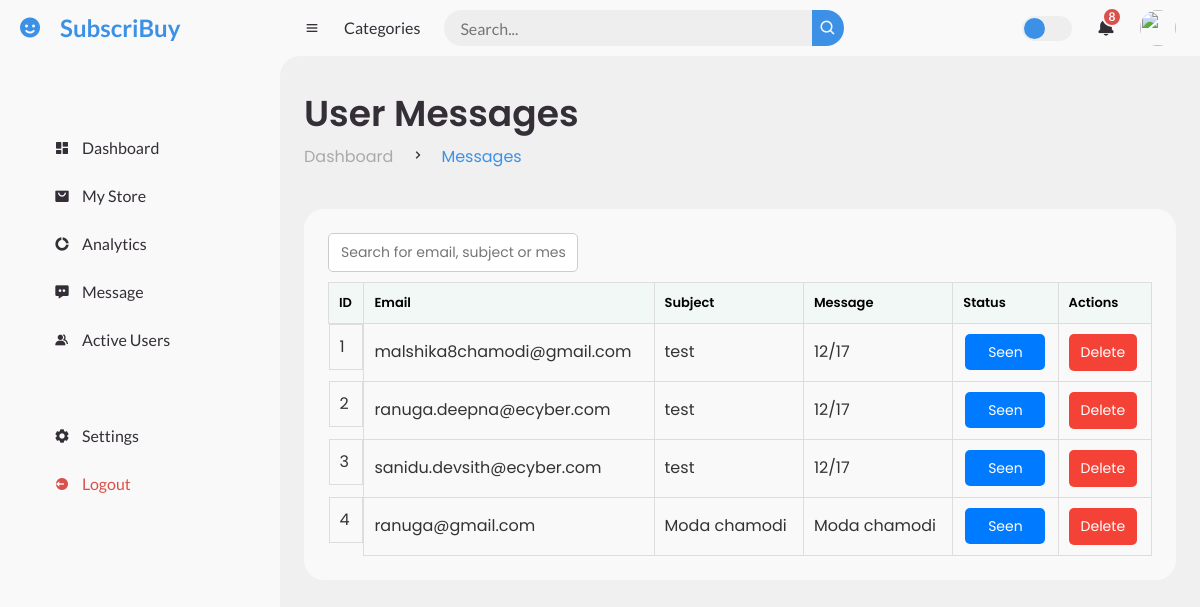
Page /admin/admin-messages.php on the committed database.
### tables this page shows
CREATE TABLE `contact` (
  `id` int(11) NOT NULL,
  `email` varchar(150) NOT NULL,
  `subject` varchar(100) NOT NULL,
  `message` varchar(250) NOT NULL,
  `seen` tinyint(1) DEFAULT 0
);

### admin/fetch_messages.php (the view, shortened to what this page needs)
<?php
include '../dbase.php';
$sql = "SELECT * FROM contact ORDER BY id DESC";
$result = $conn->query($sql);
?>
<input type="text" id="searchInput" onkeyup="searchTable()" placeholder="Search for email, subject or message..."
       style="width: 250px; padding: 8px 12px; border-radius: 5px; border: 1px solid #ccc; font-size: 14px;
       outline: none; transition: border-color 0.3s ease;"
       onfocus="this.style.borderColor='#007bff';" onblur="this.style.borderColor='#ccc';">
<table id="messagesTable" style="width: 100%; border-collapse: collapse; margin-top: 10px;">
    <thead>
        <tr style="background-color: #f4f4f4; text-align: left;">
            <th style="padding: 10px; border: 1px solid #ddd;">ID</th>
            <th style="padding: 10px; border: 1px solid #ddd;">Email</th>
            <th style="padding: 10px; border: 1px solid #ddd;">Subject</th>
            <th style="padding: 10px; border: 1px solid #ddd;">Message</th>
            <th style="padding: 10px; border: 1px solid #ddd;">Status</th>
            <th style="padding: 10px; border: 1px solid #ddd;">Actions</th>
        </tr>
    </thead>
    <tbody>
    <?php
    if ($result->num_rows > 0) {
        $rowNumber = 1;
        while ($row = $result->fetch_assoc()) {
            echo "<tr>";
            echo "<td style='padding: 10px; border: 1px solid #ddd;'>{$rowNumber}</td>";
            echo "<td style='padding: 10px; border: 1px solid #ddd;'>{$row['email']}</td>";
            echo "<td style='padding: 10px; border: 1px solid #ddd;'>{$row['subject']}</td>";
            echo "<td style='padding: 10px; border: 1px solid #ddd;'>{$row['message']}</td>";
echo "<td style='padding: 10px; border: 1px solid #ddd; text-align: center;'>
        <button class='toggle-btn' data-id='{$row['id']}' data-seen='{$row['seen']}' style='
            padding: 8px 16px; /* Equal padding for both buttons */
            font-size: 14px;
            color: #fff;
            background-color: " . ($row['seen'] ? '#007bff' : '#4caf50') . "; /* Blue for Seen, Green for Unseen */
            border: none;
            border-radius: 5px;
            cursor: pointer;
            min-width: 80px; /* Set a minimum width to ensure buttons are of equal size */
            height: 36px; /* Set a fixed height */
            display: inline-block; /* Ensure the button sizes are consistent */
            transition: background-color 0.3s ease;'>
            " . ($row['seen'] ? 'Seen' : 'Unseen') . "
        </button>
      </td>";
            echo "<td style='padding: 10px; border: 1px solid #ddd;'>
                    <button class='delete-btn' data-id='{$row['id']}' style='
                        padding: 8px 12px;
                        font-size: 14px;
                        color: #fff;
                        background-color: #f44336;
                        border: none;
                        border-radius: 5px;
                        cursor: pointer;
                        transition: background-color 0.3s ease;'
                        onmouseover=\"this.style.backgroundColor='#d32f2f';\"
                        onmouseout=\"this.style.backgroundColor='#f44336';\">
                        Delete
                    </button>
                  </td>";
            echo "</tr>";
            $rowNumber++;
        }
    } else {
        echo "<tr><td colspan='6' style='text-align: center; padding: 10px;'>No messages found</td></tr>";
    }
    ?>
    </tbody>
</table>

### admin/style.css (style rules this page uses)
* { margin: 0; padding: 0; box-sizing: border-box; }
:root { --poppins: 'Poppins', sans-serif; --lato: 'Lato', sans-serif; --light: #F9F9F9; --blue: #3C91E6; --light-blue: #CFE8FF; --grey: #eee; --dark-grey: #AAAAAA; --dark: #342E37; --red: #DB504A; --yellow: #FFCE26; --light-yellow: #FFF2C6; --orange: #FD7238; --light-orange: #FFE0D3; }
html { overflow-x: hidden; }
body { background: var(--grey); overflow-x: hidden; }
#content main .table-data .order table { width: 100%; border-collapse: collapse; }
#content main .table-data .order table th { padding-bottom: 12px; font-size: 13px; text-align: left; border-bottom: 1px solid var(--grey); }
#content main .table-data .order table td { padding: 16px 0; }
#content main .table-data .order table tr td:first-child { display: flex; align-items: center; grid-gap: 12px; padding-left: 6px; }
table { width: 100%; }
th { background-color: #f1f8f6; color: black; font-weight: 600; padding: 12px; text-align: left; }
td { padding: 12px 15px; border-bottom: 1px solid #ddd; text-align: left; color: #333; }
tr:nth-child(even) { background-color: #f9f9f9; }

### admin/mystorestyle.css (style rules this page uses)
body { font-family: 'Poppins', sans-serif; background-color: #f0f0f0; }

### rows in the picture
contact: email "malshika8chamodi@gmail.com", subject "test", message "12/17", seen "Seen"
contact: email "ranuga.deepna@ecyber.com", subject "test", message "12/17", seen "Seen"
contact: email "sanidu.devsith@ecyber.com", subject "test", message "12/17", seen "Seen"
contact: email "ranuga@gmail.com", subject "Moda chamodi", message "Moda chamodi", seen "Seen"
